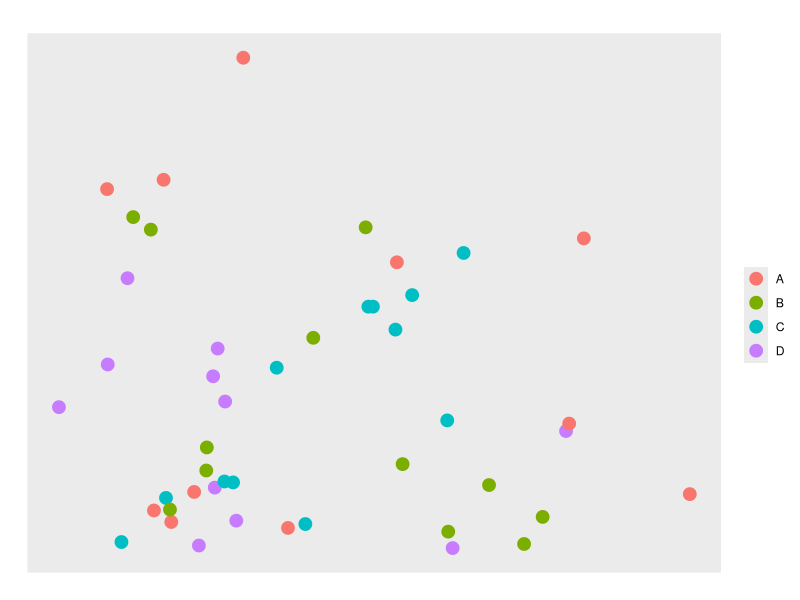
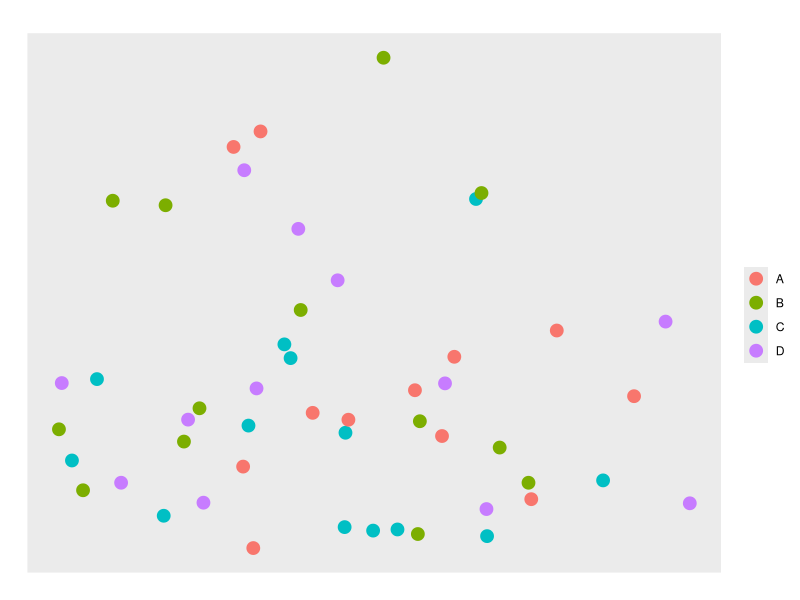
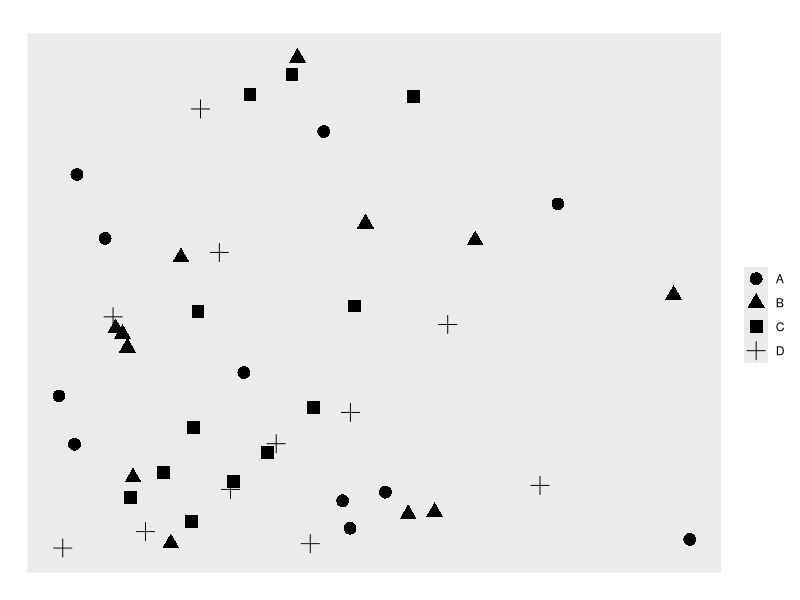
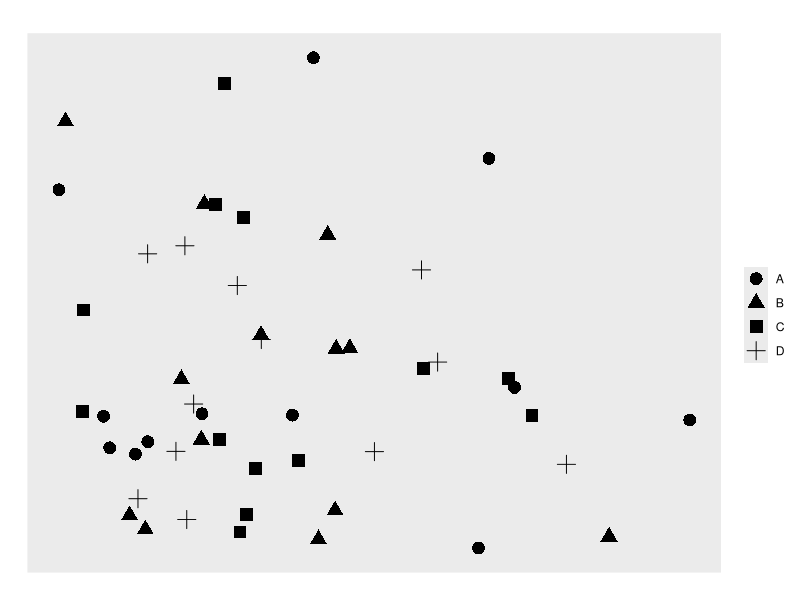
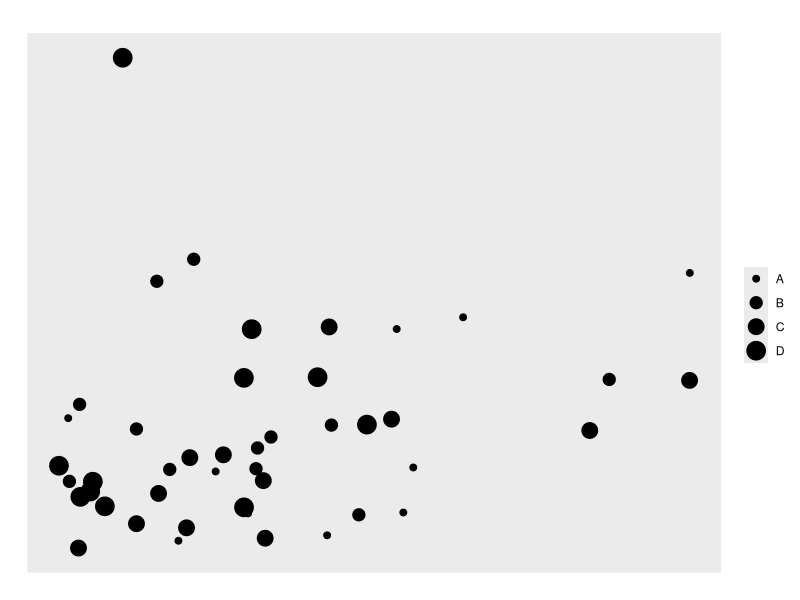
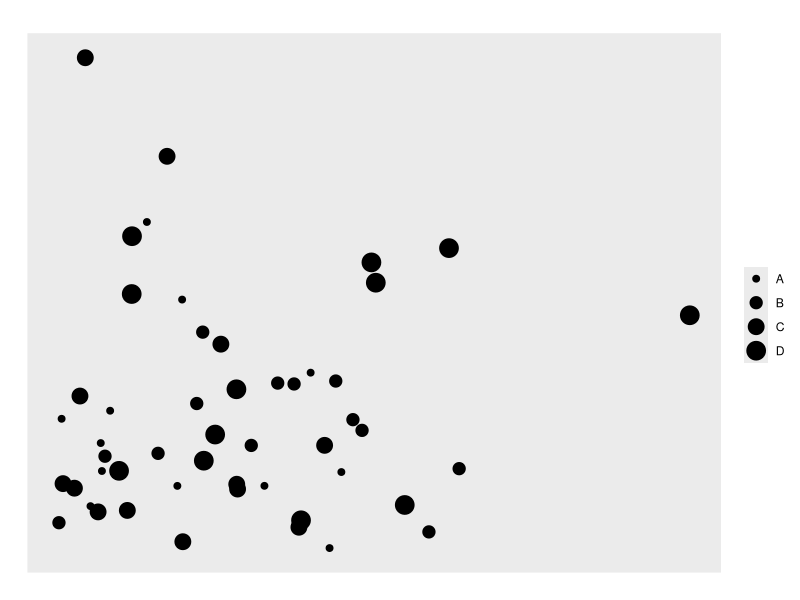
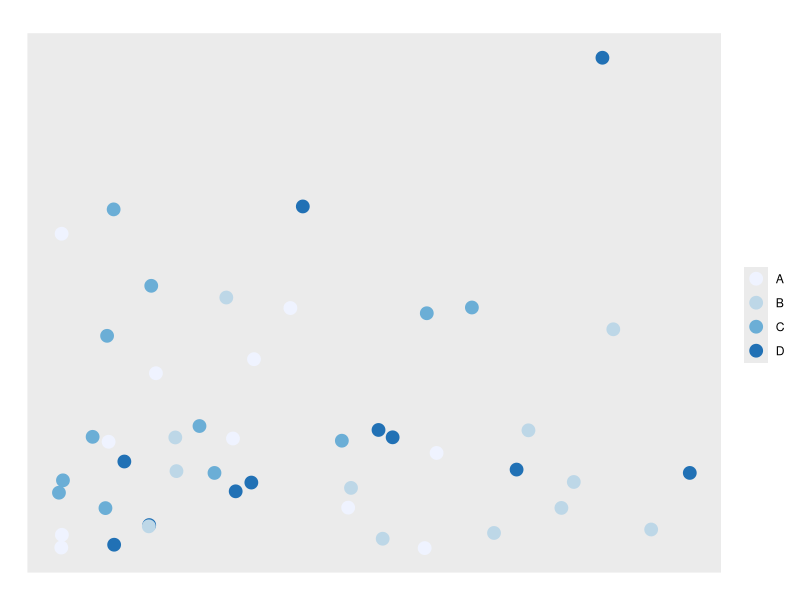
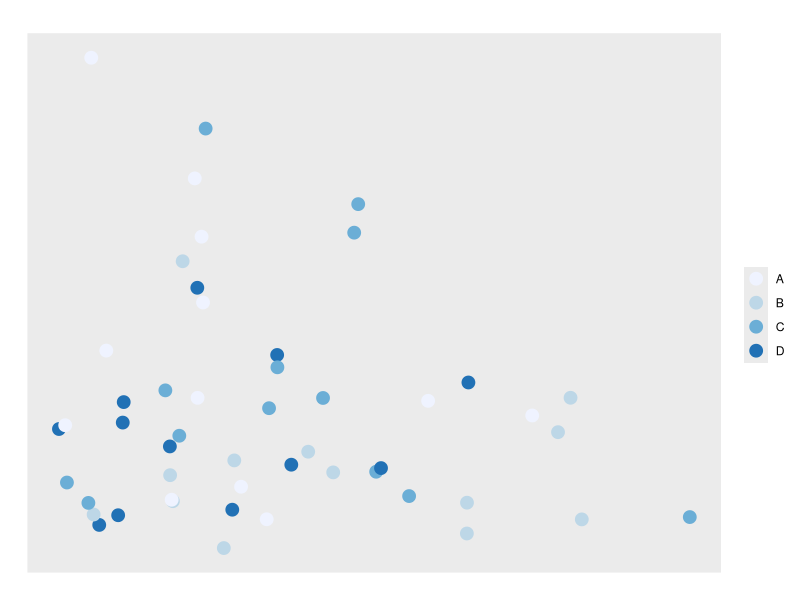

These charts were generated, in order, by the following R code:
#---
# April 22, 2017
# Draw graphs for MTurk experiment -- count points
#---

library(tidyr)
library(tidyverse)
set.seed(428)
# Generate two random N-item data frames, with x and y are normal distributed continuous variables,
# z is a categorical variable with 4 categories, while each category has nearly equal number of items
N1 <- 46
N2 <- 50
rData_1 <- data.frame(x = abs(rnorm(N1)), y = abs(rnorm(N1)), z = c(1:N1) %% 4)
rData_2 <- data.frame(x = abs(rnorm(N2)), y = abs(rnorm(N2)), z = c(1:N2) %% 4)
rData_1$z <- factor(as.factor(rData_1$z), labels = c("A", "B", "C", "D"))
rData_2$z <- factor(as.factor(rData_2$z), labels = c("A", "B", "C", "D"))

rData_1 %>% 
  group_by(z) %>% 
  count()
rData_2 %>% 
  group_by(z) %>% 
  count()

# Differentiate by color (saturation)
color_1 <- ggplot(rData_1) +
  geom_point(aes(x = x, y = y, color = z), size = 4) +
  labs(x = "", y = "", title = "", color = "") +
  scale_x_continuous(breaks = NULL) +
  scale_y_continuous(breaks = NULL)
png(filename = "submissions/Liu_Guangyu/assignment2/graphs/color_1.png")
plot(color_1)
dev.off()

color_2 <- ggplot(rData_2) +
  geom_point(aes(x = x, y = y, color = z), size = 4) +
  labs(x = "", y = "", title = "", color = "") +
  scale_x_continuous(breaks = NULL) +
  scale_y_continuous(breaks = NULL)
png(filename = "submissions/Liu_Guangyu/assignment2/graphs/color_2.png")
plot(color_2)
dev.off()

# Differentiation by shape
rData_1$x <- abs(rnorm(N1))
rData_1$y <- abs(rnorm(N1))
rData_2$x <- abs(rnorm(N2))
rData_2$y <- abs(rnorm(N2))

shape_1 <- ggplot(rData_1) +
  geom_point(aes(x = x, y = y, shape = z), size = 4) +
  labs(x = "", y = "", title  = "" ,shape = "") +
  scale_x_continuous(breaks = NULL) +
  scale_y_continuous(breaks = NULL)
png(filename = "submissions/Liu_Guangyu/assignment2/graphs/shape_1.png")
plot(shape_1)
dev.off()

shape_2 <- ggplot(rData_2) +
  geom_point(aes(x = x, y = y, shape = z), size = 4) +
  labs(x = "", y = "", title  = "", shape = "") +
  scale_x_continuous(breaks = NULL) +
  scale_y_continuous(breaks = NULL)
png(filename = "submissions/Liu_Guangyu/assignment2/graphs/shape_2.png")
plot(shape_2)
dev.off()

# Differentiation by size
rData_1$x <- abs(rnorm(N1))
rData_1$y <- abs(rnorm(N1))
rData_2$x <- abs(rnorm(N2))
rData_2$y <- abs(rnorm(N2))

size_1 <- ggplot(rData_1) +
  geom_point(aes(x = x, y = y, size = z)) +
  labs(x = "", y = "", title = "", size = "") +
  scale_x_continuous(breaks = NULL) +
  scale_y_continuous(breaks = NULL) +
  coord_flip()
png(filename = "submissions/Liu_Guangyu/assignment2/graphs/size_1.png")
plot(size_1)
dev.off()

size_2 <- ggplot(rData_2) +
  geom_point(aes(x = x, y = y, size = z)) +
  labs(x = "", y = "", title = "", size = "") +
  scale_x_continuous(breaks = NULL) +
  scale_y_continuous(breaks = NULL) +
  coord_flip()
png(filename = "submissions/Liu_Guangyu/assignment2/graphs/size_2.png")
plot(size_2)
dev.off()

# Differentiate by shade
rData_1$x <- abs(rnorm(N1))
rData_1$y <- abs(rnorm(N1))
rData_2$x <- abs(rnorm(N2))
rData_2$y <- abs(rnorm(N2))

shade_1 <- ggplot(rData_1) +
  geom_point(aes(x = x, y = y, color = z), size = 4) +
  labs(x = "", y = "", title = "", color = "") +
  scale_x_continuous(breaks = NULL) +
  scale_y_continuous(breaks = NULL) +
  scale_color_brewer(palette = "Blues")
png(filename = "submissions/Liu_Guangyu/assignment2/graphs/shade_1.png")
plot(shade_1)
dev.off()

shade_2 <- ggplot(rData_2) +
  geom_point(aes(x = x, y = y, color = z), size = 4) +
  labs(x = "", y = "", title = "", color = "") +
  scale_x_continuous(breaks = NULL) +
  scale_y_continuous(breaks = NULL) +
  scale_color_brewer(palette = "Blues")
png(filename = "submissions/Liu_Guangyu/assignment2/graphs/shade_2.png")
plot(shade_2)
dev.off()

# Double the sample size and differentiate by color
N1 <- 92
N2 <- 100

rData_1 <- data.frame(x = abs(rnorm(N1)), y = abs(rnorm(N1)), z = c(1:N1) %% 8)
rData_2 <- data.frame(x = abs(rnorm(N2)), y = abs(rnorm(N2)), z = c(1:N2) %% 8)
rData_1$z <- factor(as.factor(rData_1$z), labels = c("A", "B", "C", "D", "E", "F", "G", "H"))
rData_2$z <- factor(as.factor(rData_2$z), labels = c("A", "B", "C", "D", "E", "F", "G", "H"))

double_1 <- ggplot(rData_1) +
  geom_point(aes(x = x, y = y, color = z), size = 4) +
  labs(x = "", y = "", title = "How many points are 'B'?", color = "") +
  scale_x_continuous(breaks = NULL) +
  scale_y_continuous(breaks = NULL)
png(filename = "submissions/Liu_Guangyu/assignment2/graphs/double_1.png")
plot(double_1)
dev.off()

double_2 <- ggplot(rData_2) +
  geom_point(aes(x = x, y = y, color = z), size = 4) +
  labs(x = "", y = "", title = "How many points are 'B'?", color = "") +
  scale_x_continuous(breaks = NULL) +
  scale_y_continuous(breaks = NULL)
png(filename = "submissions/Liu_Guangyu/assignment2/graphs/double_2.png")
plot(double_2)
dev.off()

# Emphasize F and grey others
rData_1$x <- abs(rnorm(N1))
rData_1$y <- abs(rnorm(N1))
rData_2$x <- abs(rnorm(N2))
rData_2$y <- abs(rnorm(N2))

emphasize_1 <- ggplot() +
  geom_point(data = rData_1, mapping = aes(x = x, y = y, color = z), size = 4) +
  labs(x = "", y = "", title = "How many points are 'F'?", color = "") +
  scale_x_continuous(breaks = NULL) +
  scale_y_continuous(breaks = NULL) +
  scale_color_manual(values = c("A" = "grey", "B" = "grey", "C" = "grey", "D" = "grey", "E" = "grey", 
                                "F" = "red", "G" = "grey", "H" = "grey"))
png(filename = "submissions/Liu_Guangyu/assignment2/graphs/emphasize_1.png")
plot(emphasize_1)
dev.off()

emphasize_2 <- ggplot() +
  geom_point(data = rData_2, mapping = aes(x = x, y = y, color = z), size = 4) +
  labs(x = "", y = "", title = "How many points are 'F'?", color = "") +
  scale_x_continuous(breaks = NULL) +
  scale_y_continuous(breaks = NULL) +
  scale_color_manual(values = c("A" = "grey", "B" = "grey", "C" = "grey", "D" = "grey", "E" = "grey", 
                                "F" = "red", "G" = "grey", "H" = "grey"))
png(filename = "submissions/Liu_Guangyu/assignment2/graphs/emphasize_2.png")
plot(emphasize_2)
dev.off()

